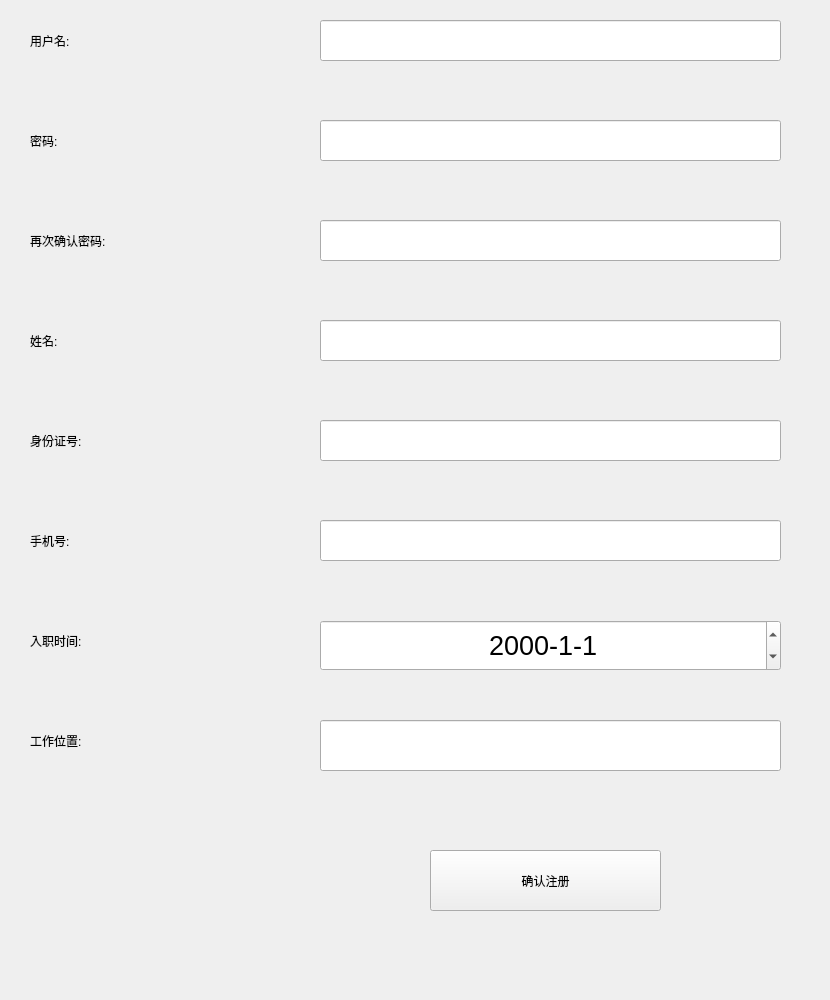
<?xml version="1.0" encoding="UTF-8"?>
<ui version="4.0">
 <class>manager_sigh_up</class>
 <widget class="QWidget" name="manager_sigh_up">
  <property name="geometry">
   <rect>
    <x>0</x>
    <y>0</y>
    <width>830</width>
    <height>1000</height>
   </rect>
  </property>
  <property name="windowTitle">
   <string>图书管理员注册页</string>
  </property>
  <property name="styleSheet">
   <string notr="true">font: 20pt &quot;Arial&quot;;</string>
  </property>
  <widget class="QLabel" name="label">
   <property name="geometry">
    <rect>
     <x>30</x>
     <y>20</y>
     <width>261</width>
     <height>41</height>
    </rect>
   </property>
   <property name="text">
    <string>用户名:</string>
   </property>
  </widget>
  <widget class="QLabel" name="label_2">
   <property name="geometry">
    <rect>
     <x>30</x>
     <y>120</y>
     <width>201</width>
     <height>41</height>
    </rect>
   </property>
   <property name="text">
    <string>密码:</string>
   </property>
  </widget>
  <widget class="QLabel" name="label_3">
   <property name="geometry">
    <rect>
     <x>30</x>
     <y>220</y>
     <width>271</width>
     <height>41</height>
    </rect>
   </property>
   <property name="text">
    <string>再次确认密码:</string>
   </property>
  </widget>
  <widget class="QLabel" name="label_4">
   <property name="geometry">
    <rect>
     <x>30</x>
     <y>320</y>
     <width>201</width>
     <height>41</height>
    </rect>
   </property>
   <property name="text">
    <string>姓名:</string>
   </property>
  </widget>
  <widget class="QLabel" name="label_5">
   <property name="geometry">
    <rect>
     <x>30</x>
     <y>420</y>
     <width>241</width>
     <height>41</height>
    </rect>
   </property>
   <property name="text">
    <string>身份证号:</string>
   </property>
  </widget>
  <widget class="QLabel" name="label_6">
   <property name="geometry">
    <rect>
     <x>30</x>
     <y>520</y>
     <width>201</width>
     <height>41</height>
    </rect>
   </property>
   <property name="text">
    <string>手机号:</string>
   </property>
  </widget>
  <widget class="QDateEdit" name="entry_time">
   <property name="geometry">
    <rect>
     <x>320</x>
     <y>620</y>
     <width>461</width>
     <height>51</height>
    </rect>
   </property>
   <property name="font">
    <font>
     <family>Arial</family>
     <pointsize>20</pointsize>
     <weight>50</weight>
     <italic>false</italic>
     <bold>false</bold>
    </font>
   </property>
   <property name="alignment">
    <set>Qt::AlignCenter</set>
   </property>
   <property name="displayFormat">
    <string>yyyy-M-d</string>
   </property>
  </widget>
  <widget class="QLabel" name="label_7">
   <property name="geometry">
    <rect>
     <x>30</x>
     <y>620</y>
     <width>241</width>
     <height>41</height>
    </rect>
   </property>
   <property name="text">
    <string>入职时间:</string>
   </property>
  </widget>
  <widget class="QLabel" name="label_8">
   <property name="geometry">
    <rect>
     <x>30</x>
     <y>720</y>
     <width>201</width>
     <height>41</height>
    </rect>
   </property>
   <property name="text">
    <string>工作位置:</string>
   </property>
  </widget>
  <widget class="QLineEdit" name="manager_name">
   <property name="geometry">
    <rect>
     <x>320</x>
     <y>20</y>
     <width>461</width>
     <height>41</height>
    </rect>
   </property>
   <property name="font">
    <font>
     <family>Arial</family>
     <pointsize>20</pointsize>
     <weight>50</weight>
     <italic>false</italic>
     <bold>false</bold>
    </font>
   </property>
   <property name="maxLength">
    <number>20</number>
   </property>
  </widget>
  <widget class="QLineEdit" name="password">
   <property name="geometry">
    <rect>
     <x>320</x>
     <y>120</y>
     <width>461</width>
     <height>41</height>
    </rect>
   </property>
   <property name="font">
    <font>
     <family>Arial</family>
     <pointsize>20</pointsize>
     <weight>50</weight>
     <italic>false</italic>
     <bold>false</bold>
    </font>
   </property>
   <property name="maxLength">
    <number>20</number>
   </property>
   <property name="echoMode">
    <enum>QLineEdit::Password</enum>
   </property>
  </widget>
  <widget class="QLineEdit" name="password2">
   <property name="geometry">
    <rect>
     <x>320</x>
     <y>220</y>
     <width>461</width>
     <height>41</height>
    </rect>
   </property>
   <property name="font">
    <font>
     <family>Arial</family>
     <pointsize>20</pointsize>
     <weight>50</weight>
     <italic>false</italic>
     <bold>false</bold>
    </font>
   </property>
   <property name="maxLength">
    <number>20</number>
   </property>
   <property name="echoMode">
    <enum>QLineEdit::Password</enum>
   </property>
  </widget>
  <widget class="QLineEdit" name="name">
   <property name="geometry">
    <rect>
     <x>320</x>
     <y>320</y>
     <width>461</width>
     <height>41</height>
    </rect>
   </property>
   <property name="font">
    <font>
     <family>Arial</family>
     <pointsize>20</pointsize>
     <weight>50</weight>
     <italic>false</italic>
     <bold>false</bold>
    </font>
   </property>
   <property name="maxLength">
    <number>10</number>
   </property>
  </widget>
  <widget class="QLineEdit" name="id_num">
   <property name="geometry">
    <rect>
     <x>320</x>
     <y>420</y>
     <width>461</width>
     <height>41</height>
    </rect>
   </property>
   <property name="font">
    <font>
     <family>Arial</family>
     <pointsize>20</pointsize>
     <weight>50</weight>
     <italic>false</italic>
     <bold>false</bold>
    </font>
   </property>
   <property name="maxLength">
    <number>18</number>
   </property>
  </widget>
  <widget class="QLineEdit" name="work_position">
   <property name="geometry">
    <rect>
     <x>320</x>
     <y>720</y>
     <width>461</width>
     <height>51</height>
    </rect>
   </property>
   <property name="font">
    <font>
     <family>Arial</family>
     <pointsize>20</pointsize>
     <weight>50</weight>
     <italic>false</italic>
     <bold>false</bold>
    </font>
   </property>
   <property name="maxLength">
    <number>20</number>
   </property>
  </widget>
  <widget class="QLineEdit" name="phone_num">
   <property name="geometry">
    <rect>
     <x>320</x>
     <y>520</y>
     <width>461</width>
     <height>41</height>
    </rect>
   </property>
   <property name="font">
    <font>
     <family>Arial</family>
     <pointsize>20</pointsize>
     <weight>50</weight>
     <italic>false</italic>
     <bold>false</bold>
    </font>
   </property>
   <property name="maxLength">
    <number>11</number>
   </property>
  </widget>
  <widget class="QPushButton" name="confirm">
   <property name="geometry">
    <rect>
     <x>430</x>
     <y>850</y>
     <width>231</width>
     <height>61</height>
    </rect>
   </property>
   <property name="text">
    <string>确认注册</string>
   </property>
  </widget>
 </widget>
 <resources/>
 <connections/>
</ui>
